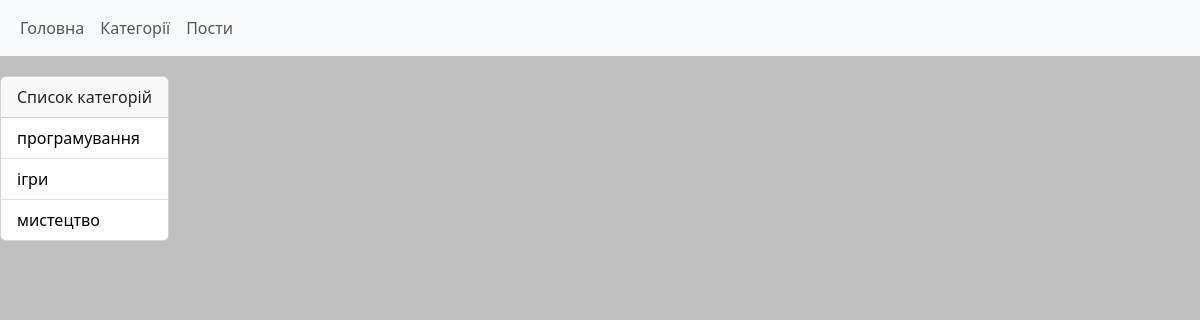
/categories, run on an earlier commit of the app's database.
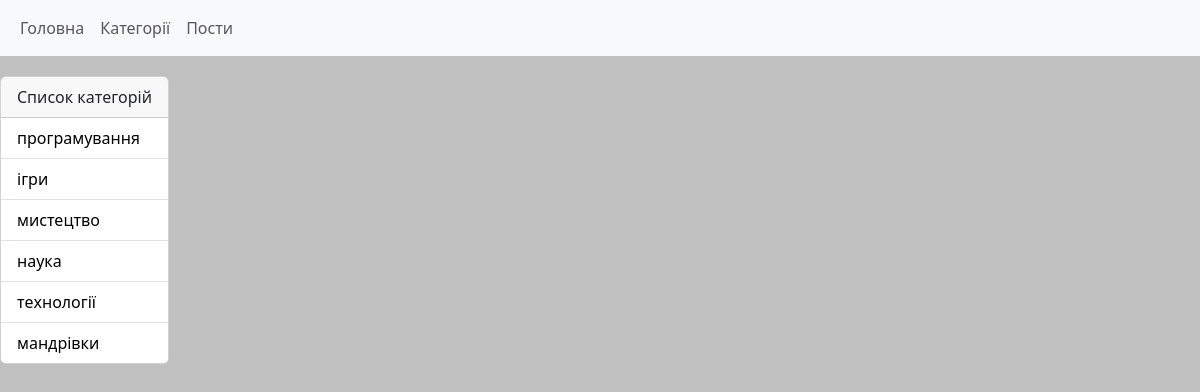
And on a later commit of the database.
### tables this page shows
CREATE TABLE category (
	category_id INTEGER PRIMARY KEY AUTOINCREMENT,
	category_name TEXT
	
);

### main.py (the view)
@app.route("/categories")
def category_list():
    return render_template("category_list.html",
                            category_list=db.getCategories())

### db.py (called while the page is built)
def open():
    global conn, cursor
    conn = sqlite3.connect(db_name)
    cursor = conn.cursor()

def close():
    cursor.close()
    conn.close()

def getCategories():
    open()
    cursor.execute("SELECT * FROM category")
    res = cursor.fetchall()
    close()
    return res

### templates/category_list.html
{% extends 'base.html' %}
{% block content %}
    <div class="card card-list">
        <div class="card-header">
            Список категорій
        </div>
        <ul class="list-group list-group-flush">
            {% for c in category_list %}
                <li class="list-group-item">
                    <a href="/categories/{{c[0]}}">
                        {{c[1]}}
                    </a>
                </li>
            {%endfor%}
        </ul>
    </div>
{% endblock %}

### templates/base.html (shortened to what this page needs)
<!DOCTYPE html>
<html lang="en">
<head>
    <link href="https://cdn.jsdelivr.net/npm/bootstrap@5.3.3/dist/css/bootstrap.min.css" rel="stylesheet">
    <link rel="stylesheet" href="{{ url_for('static', filename='style.css') }}">
</head>
<body>
    {% include 'menu.html' %}
    {% block content %}
    {% endblock %}
</body>
</html>

### templates/menu.html
<nav class="navbar navbar-expand-lg bg-body-tertiary">
    <div class="container-fluid">
        <ul class="navbar-nav me-auto mb-2 mb-lg-0">
            <li class="nav-item" >
                <a href="/" class="nav-link">
                    Головна
                </a>
            </li>
            <li class="nav-item">
                <a href="/categories" class="nav-link">
                Категорії
                </a>
            </li>
            <li class="nav-item">
                <a href="/posts" class="nav-link">
                    Пости
                </a>
            </li>
        </ul>
    </div>
</nav>

### static/style.css (style rules this page uses)
body { background: #c0c0c0; }
.list-group-item a { text-decoration: none; color: #000000; }
.card-list { width: fit-content; margin-top: 20px; }

What changed in the data, as far as the page shows it:
added category: category_name "наука"
added category: category_name "технології"
added category: category_name "мандрівки"
